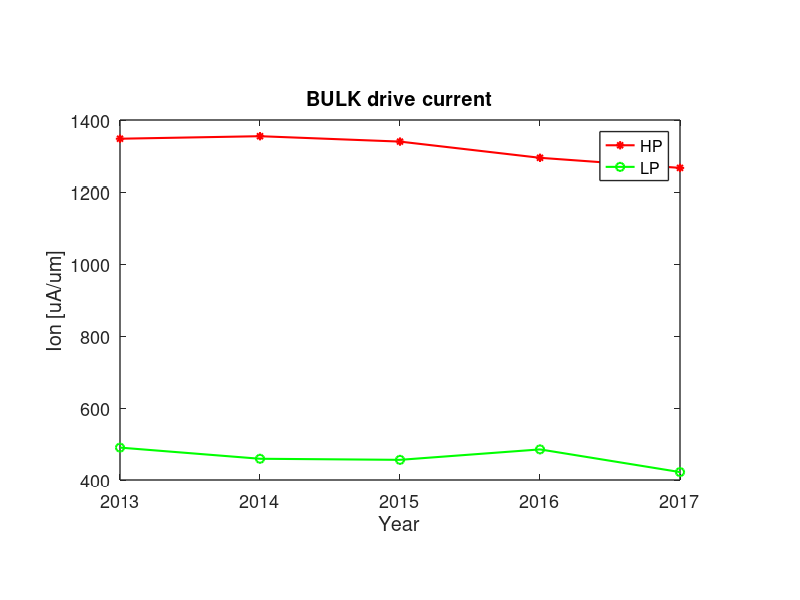
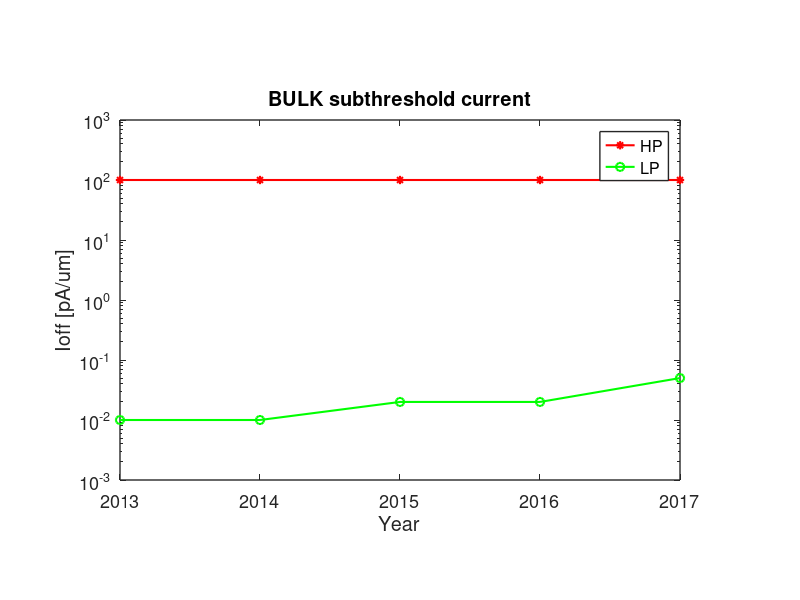
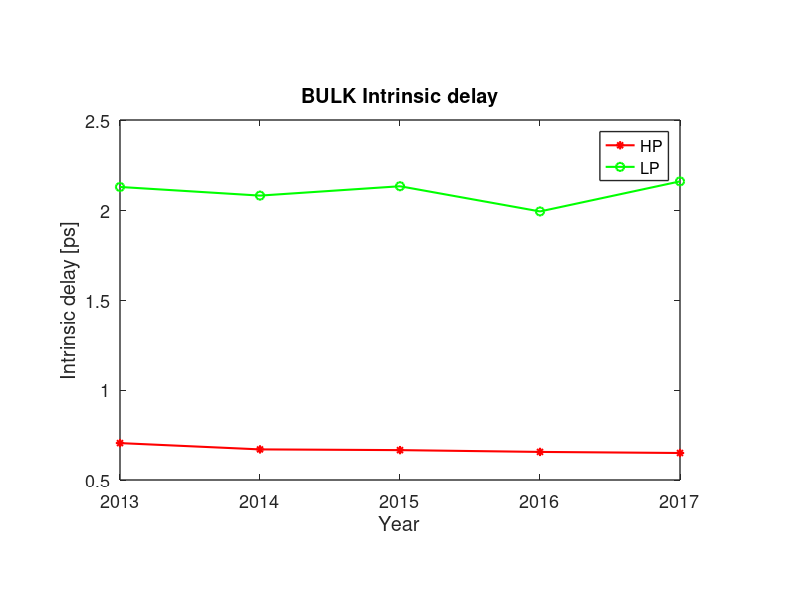
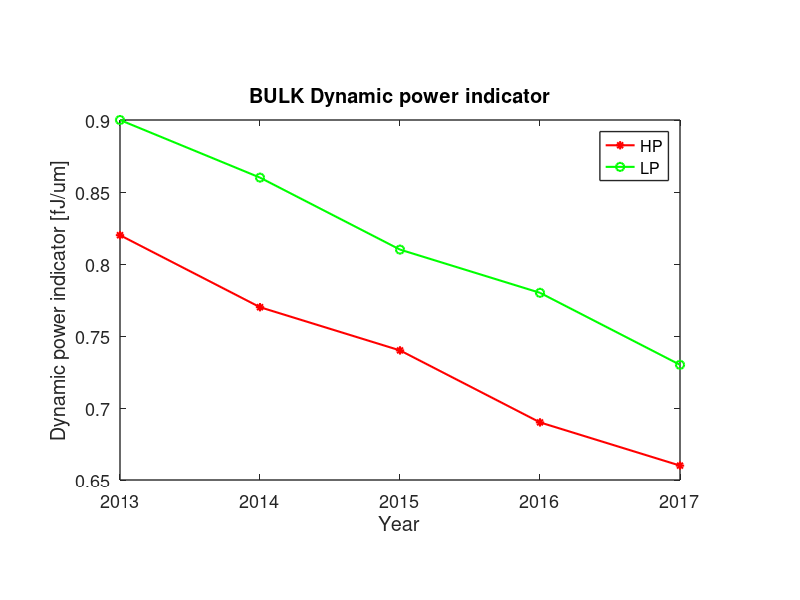

Write the MATLAB code that produced these figures, in order.
%%%%%%%%%%%%%%%%%%%%%%%%%%
%%%PLOTS SCALING SCRIPT%%%
%%%    BULK PROCESS    %%%
%%%%%%%%%%%%%%%%%%%%%%%%%%

clear all
close all
clc

%%ITRS years

year=[2013 2014 2015 2016 2017];


%%
%%Bulk HP 
Lg_hp=[20 18 16.7 15.2 13.9]; %physical gate length [nm]
Lch_hp=[16 14.4 13.4 12.2 11.1]; %effective channel length [nm]
Vdd_hp=[0.86 0.85 0.83 0.81 0.8]; %power supply voltage [V]
EOT_hp=[0.8 0.77 0.73 0.7 0.67]; %equivalent oxide thickness [nm]
eps_HK_hp=[12.5 13 13.5 14 14.5]; %dielectric constant of gate dielectric
T_HK_hp=[2.56 2.57 2.53 2.51 2.49];%physical gate oxide thickness [nm]
CET_hp=[1.1 1.07 1.03 1 0.97]; %capacitance equivalent thickness [nm]
Cch_hp=[0.502 0.465 0.448 0.42 0.396]; %[fF/um]
Ioff_hp=[0.100 0.100 0.100 0.100 0.100]; %[uA/um]
fr_intr_ratio_hp=[1.2 1.3 1.4 1.5 1.6]; %ratio of fringing capacitance to intrinsic
C_fringe_hp=[0.6 0.6 0.63 0.63 0.63]; %[fF/um]
Cg_tot_hp=[1.1 1.07 1.07 1.05 1.03];  %[fF/um]
CVsquared_hp=[0.82	0.77 0.74 0.69 0.66]; %dynamic power indicator [fJ/um]
Idsatn_Idsatp_ratio_hp=[1.25 1.24 1.22 1.21 1.2];
Ch_doping_hp=[6 7 7.7 8.4 9]; %[10^18 cm^(-3)] 
mobility_hp=[400 400 400 400 400]; %[cm^(2)/V*s]
Ion_hp=[1348 1355 1340 1295 1267]; %[uA/um]						
Vt_lin_hp=[0.306 0.327 0.334 0.357 0.378]; %[V]						
Vth_hp=[0.19 0.2 0.206 0.218 0.23]; %[V]	in ITRS is Vt,sat						
Rsd_hp=[188 179 171 162 156]; %[ohm*um]
tau_hp=[0.705 0.67 0.666 0.656 0.65]; %intrinsic delay [ps]
Vdd_hp_Vth_hp_ratio=Vdd_hp./Vth_hp;
Ion_hp_Ioff_hp_ratio=Ion_hp./Ioff_hp;

%%
%%Bulk LP
Lg_lp=[23 21 19 18 16]; %physical gate length [nm]
Lch_lp=[18.4 16.8 15.2 14.4 12.8]; %effective channel length [nm]
Vdd_lp=[0.86 0.85 0.83 0.81 0.8]; %power supply voltage [V]
EOT_lp=[0.8 0.77 0.73 0.7 0.67]; %equivalent oxide thickness [nm]
eps_HK_lp=[12.5 13 13.5 14 14.5]; %dielectric constant of gate dielectric
T_HK_lp=[2.56 2.57 2.53 2.51 2.49];%physical gate oxide thickness [nm]
CET_lp=[1.1 1.07 1.03 1 0.97]; %capacitance equivalent thickness [nm]
Cch_lp=[0.577 0.542 0.509 0.497 0.455]; %[fF/um]
Ioff_lp=[10 10 20 20 50]; %[pA/um]
fr_intr_ratio_lp=[1.1 1.2 1.3 1.4 1.5]; %ratio of fringing capacitance to intrinsic
C_fringe_lp=[0.64 0.65 0.66 0.7 0.68]; %[fF/um]
Cg_tot_lp=[1.21 1.19 1.17 1.19 1.14];  %[fF/um]
CVsquared_lp=[0.9 0.86 0.81 0.78 0.73]; %dynamic power indicator [fJ/um]
Idsatn_Idsatp_ratio_lp=[1.27 1.26 1.25 1.24 1.22];
Ch_doping_lp=[5 6 7 7.7 8.4]; %[10^18 cm^(-3)] 
mobility_lp=[400 400 400 400 400]; %[cm^(2)/V*s]
Ion_lp=[490 459 456 485 422]; %[uA/um]						
Vt_lin_lp=[0.619 0.639 0.636 0.676 0.647]; %[V]						
Vth_lp=[0.528 0.543 0.533 0.54 0.53]; %[V]	in ITRS is Vt,sat						
Rsd_lp=[188 179 171 162 156]; %[ohm*um]
tau_lp=[2.128 2.08 2.132 1.992 2.159]; %intrinsic delay [ps]
Vdd_lp_Vth_lp_ratio=Vdd_lp./Vth_lp;
Ion_lp_Ioff_lp_ratio=(1000000.*Ion_lp)./Ioff_lp;

%%
%%Plots

set(0,'DefaultAxesFontSize',13);
set(0,'DefaultTextFontSize',13);
set(0,'DefaultAxesLinewidth',1);
set(0,'DefaultLineLinewidth',1.5);
set(0,'DefaultAxesPosition',[0.15 0.2 0.7 0.6]);

%Drive current
figure
plot(year,Ion_hp, 'r-*')
hold on
plot(year,Ion_lp, 'g-o')
title('BULK drive current')
xlabel('Year')
ylabel('Ion [uA/um]')
legend('HP', 'LP')

%Subthreshold current
figure
semilogy(year, 1000.*Ioff_hp, 'r-*')
hold on
semilogy(year, 0.001.*Ioff_lp, 'g-o')
title('BULK subthreshold current')
axis([2013 2017 0.001 1000])
xlabel('Year')
ylabel('Ioff [pA/um]')
legend('HP', 'LP')


%Intrinsic delay 
figure
plot(year, tau_hp, 'r-*')
hold on
plot(year, tau_lp, 'g-o')
title('BULK Intrinsic delay')
xlabel('Year')
ylabel('Intrinsic delay [ps]')
legend('HP', 'LP')


%Dynamic power indicator
figure
plot(year, CVsquared_hp, 'r-*')
hold on
plot(year, CVsquared_lp, 'g-o')
title('BULK Dynamic power indicator')
xlabel('Year')
ylabel('Dynamic power indicator [fJ/um]')
legend('HP', 'LP')


%Vdd/Vth
figure
plot(year, Vdd_hp_Vth_hp_ratio, 'r-*')
hold on
plot(year, Vdd_lp_Vth_lp_ratio, 'g-o')
title('BULK Vdd/Vth')
xlabel('Year')
ylabel('Vdd/Vth')
legend('HP', 'LP')


%Ion/Ioff
figure
semilogy(year, Ion_hp_Ioff_hp_ratio, 'r-*')
hold on
semilogy(year, Ion_lp_Ioff_lp_ratio, 'g-o')
title('BULK Ion/Ioff')
xlabel('Year')
ylabel('Ion/Ioff')
legend('HP', 'LP')

